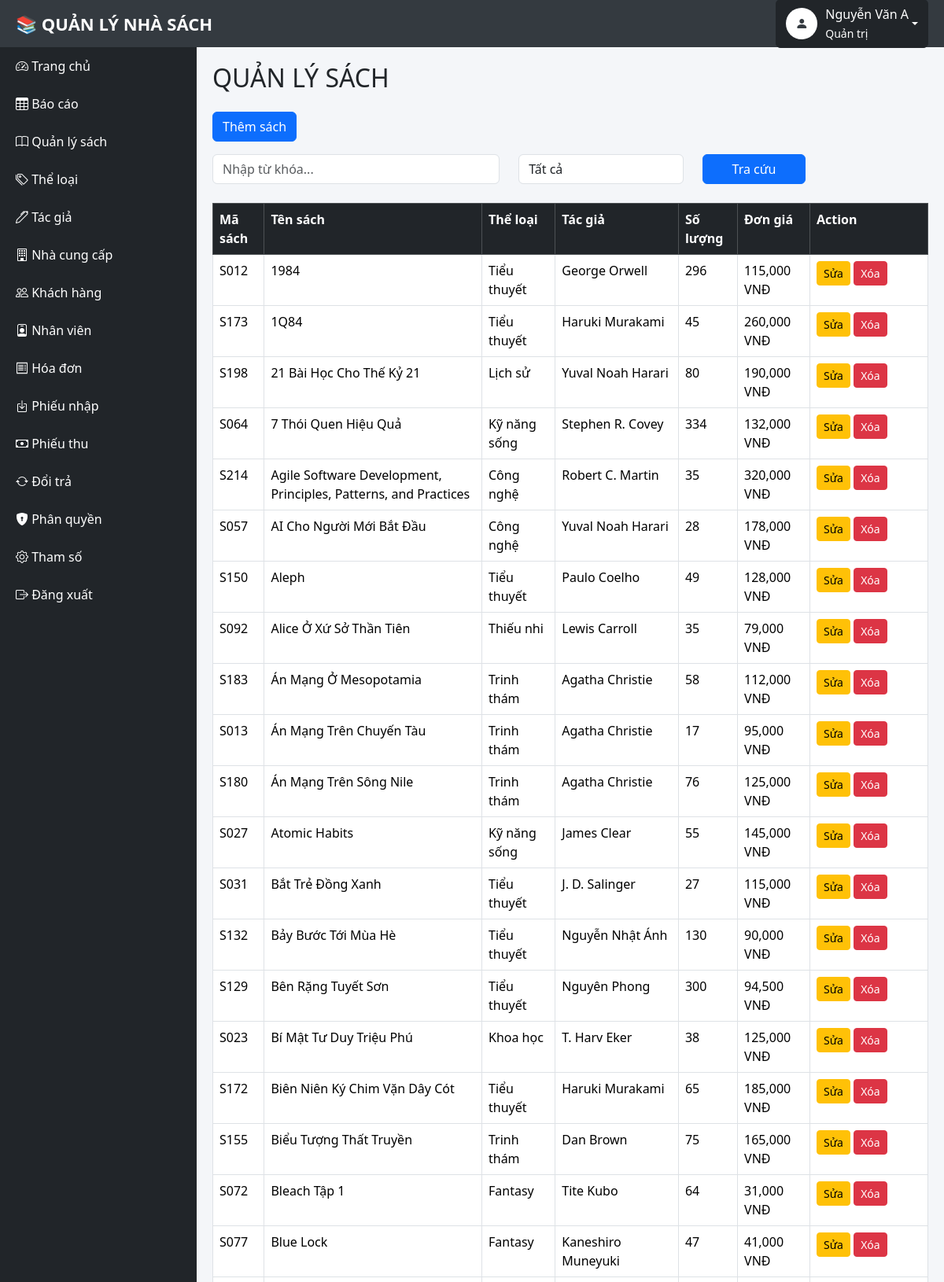
The page /sach/index.php (signed in, upper part) on the database its author committed.
### tables this page shows
CREATE TABLE `sach` (
  `MaSach` varchar(20) NOT NULL,
  `TenSach` varchar(255) DEFAULT NULL,
  `MaTheLoai` varchar(20) DEFAULT NULL,
  `MaTacGia` varchar(20) DEFAULT NULL,
  `SoLuong` int(11) DEFAULT NULL,
  `DonGiaBan` int(11) DEFAULT NULL
);

CREATE TABLE `theloai` (
  `MaTheLoai` varchar(20) NOT NULL,
  `TenTheLoai` varchar(100) DEFAULT NULL
);

CREATE TABLE `tacgia` (
  `MaTacGia` varchar(20) NOT NULL,
  `TenTacGia` varchar(100) DEFAULT NULL,
  `NamSinh` datetime DEFAULT NULL
);

### sach/index.php (the view, shortened to what this page needs)
<?php
include("../layout/header.php");
include("../layout/sidebar.php");
$tukhoa = "";
$loai = "tatca";
$where = "1=1";
$sql = "
SELECT
    SACH.*,
    THELOAI.TenTheLoai,
    TACGIA.TenTacGia
FROM SACH
JOIN THELOAI
ON SACH.MaTheLoai = THELOAI.MaTheLoai
JOIN TACGIA
ON SACH.MaTacGia = TACGIA.MaTacGia
WHERE $where
ORDER BY SACH.TenSach ASC
";
$result = mysqli_query($conn, $sql);
?>
<div class="content">
<h2 class="mb-4">
QUẢN LÝ SÁCH
</h2>
<div class="d-flex gap-2 mb-3">
<a href="them.php"
class="btn btn-primary">
Thêm sách
</a>
</div>
<form method="GET"
class="row mb-4">
<div class="col-md-5">
<input
type="text"
name="tukhoa"
class="form-control"
placeholder="Nhập từ khóa..."
value="<?= $tukhoa ?>">
</div>
<div class="col-md-3">
<select
name="loai"
class="form-control">
<option
value="tatca"
<?= $loai == "tatca" ? "selected" : "" ?>>
Tất cả
</option>
</select>
</div>
<div class="col-md-2">
<button
type="submit"
class="btn btn-primary w-100">
Tra cứu
</button>
</div>
<div class="col-md-2">
</div>
</form>
<table class="table table-bordered table-hover">
<tr class="table-dark">
<th>Mã sách</th>
<th>Tên sách</th>
<th>Thể loại</th>
<th>Tác giả</th>
<th>Số lượng</th>
<th>Đơn giá</th>
<th width="150">
Action
</th>
</tr>
<?php
if(mysqli_num_rows($result) > 0){
while($row = mysqli_fetch_assoc($result)){ ?>
<tr>
<td>
<?= $row['MaSach'] ?>
</td>
<td>
<?= $row['TenSach'] ?>
</td>
<td>
<?= $row['TenTheLoai'] ?>
</td>
<td>
<?= $row['TenTacGia'] ?>
</td>
<td>
<?php
if($row['SoLuong'] <= 5){
    echo "
    <span class='text-danger fw-bold'>
        ".$row['SoLuong']."
    </span>
    ";
}else{
    echo $row['SoLuong'];
}
?>
</td>
<td>
<?= number_format($row['DonGiaBan']) ?> VNĐ
</td>
<td>
<a href="sua.php?id=<?= $row['MaSach'] ?>"
class="btn btn-warning btn-sm">
Sửa
</a>
<a href="xoa.php?id=<?= $row['MaSach'] ?>"
class="btn btn-danger btn-sm"
onclick="return confirm('Xóa sách này?')">
Xóa
</a>
</td>
</tr>
<?php }
}
?>
</table>
</div>
<?php
include("../layout/footer.php");
?>

### layout/header.php (style rules this page uses)
body { margin:0; background:#f4f6f9; }
.content { margin-left:250px; margin-top:60px; padding:20px; }

### rows shown on the page
sach: MaSach "S012", TenSach "1984", MaTheLoai.TenTheLoai "Tiểu thuyết", MaTacGia.TenTacGia "George Orwell", SoLuong "296", DonGiaBan "115,000"
sach: MaSach "S173", TenSach "1Q84", MaTheLoai.TenTheLoai "Tiểu thuyết", MaTacGia.TenTacGia "Haruki Murakami", SoLuong "45", DonGiaBan "260,000"
sach: MaSach "S198", TenSach "21 Bài Học Cho Thế Kỷ 21", MaTheLoai.TenTheLoai "Lịch sử", MaTacGia.TenTacGia "Yuval Noah Harari", SoLuong "80", DonGiaBan "190,000"
sach: MaSach "S064", TenSach "7 Thói Quen Hiệu Quả", MaTheLoai.TenTheLoai "Kỹ năng sống", MaTacGia.TenTacGia "Stephen R. Covey", SoLuong "334", DonGiaBan "132,000"
sach: MaSach "S214", TenSach "Agile Software Development, Principles, Patterns, and Practices", MaTheLoai.TenTheLoai "Công nghệ", MaTacGia.TenTacGia "Robert C. Martin", SoLuong "35", DonGiaBan "320,000"
sach: MaSach "S057", TenSach "AI Cho Người Mới Bắt Đầu", MaTheLoai.TenTheLoai "Công nghệ", MaTacGia.TenTacGia "Yuval Noah Harari", SoLuong "28", DonGiaBan "178,000"
sach: MaSach "S150", TenSach "Aleph", MaTheLoai.TenTheLoai "Tiểu thuyết", MaTacGia.TenTacGia "Paulo Coelho", SoLuong "49", DonGiaBan "128,000"
sach: MaSach "S092", TenSach "Alice Ở Xứ Sở Thần Tiên", MaTheLoai.TenTheLoai "Thiếu nhi", MaTacGia.TenTacGia "Lewis Carroll", SoLuong "35", DonGiaBan "79,000"
sach: MaSach "S183", TenSach "Án Mạng Ở Mesopotamia", MaTheLoai.TenTheLoai "Trinh thám", MaTacGia.TenTacGia "Agatha Christie", SoLuong "58", DonGiaBan "112,000"
sach: MaSach "S013", TenSach "Án Mạng Trên Chuyến Tàu", MaTheLoai.TenTheLoai "Trinh thám", MaTacGia.TenTacGia "Agatha Christie", SoLuong "17", DonGiaBan "95,000"
sach: MaSach "S180", TenSach "Án Mạng Trên Sông Nile", MaTheLoai.TenTheLoai "Trinh thám", MaTacGia.TenTacGia "Agatha Christie", SoLuong "76", DonGiaBan "125,000"
sach: MaSach "S027", TenSach "Atomic Habits", MaTheLoai.TenTheLoai "Kỹ năng sống", MaTacGia.TenTacGia "James Clear", SoLuong "55", DonGiaBan "145,000"
sach: MaSach "S031", TenSach "Bắt Trẻ Đồng Xanh", MaTheLoai.TenTheLoai "Tiểu thuyết", MaTacGia.TenTacGia "J. D. Salinger", SoLuong "27", DonGiaBan "115,000"
sach: MaSach "S132", TenSach "Bảy Bước Tới Mùa Hè", MaTheLoai.TenTheLoai "Tiểu thuyết", MaTacGia.TenTacGia "Nguyễn Nhật Ánh", SoLuong "130", DonGiaBan "90,000"
sach: MaSach "S129", TenSach "Bên Rặng Tuyết Sơn", MaTheLoai.TenTheLoai "Tiểu thuyết", MaTacGia.TenTacGia "Nguyên Phong", SoLuong "300", DonGiaBan "94,500"
sach: MaSach "S023", TenSach "Bí Mật Tư Duy Triệu Phú", MaTheLoai.TenTheLoai "Khoa học", MaTacGia.TenTacGia "T. Harv Eker", SoLuong "38", DonGiaBan "125,000"
sach: MaSach "S172", TenSach "Biên Niên Ký Chim Vặn Dây Cót", MaTheLoai.TenTheLoai "Tiểu thuyết", MaTacGia.TenTacGia "Haruki Murakami", SoLuong "65", DonGiaBan "185,000"
sach: MaSach "S155", TenSach "Biểu Tượng Thất Truyền", MaTheLoai.TenTheLoai "Trinh thám", MaTacGia.TenTacGia "Dan Brown", SoLuong "75", DonGiaBan "165,000"
sach: MaSach "S072", TenSach "Bleach Tập 1", MaTheLoai.TenTheLoai "Fantasy", MaTacGia.TenTacGia "Tite Kubo", SoLuong "64", DonGiaBan "31,000"
sach: MaSach "S077", TenSach "Blue Lock", MaTheLoai.TenTheLoai "Fantasy", MaTacGia.TenTacGia "Kaneshiro Muneyuki", SoLuong "47", DonGiaBan "41,000"

### other values the page prints
$_SESSION['user']['TenNV'] "Nguyễn Văn A"
$_SESSION['user']['TenNhomNguoiDung'] "Quản trị"
